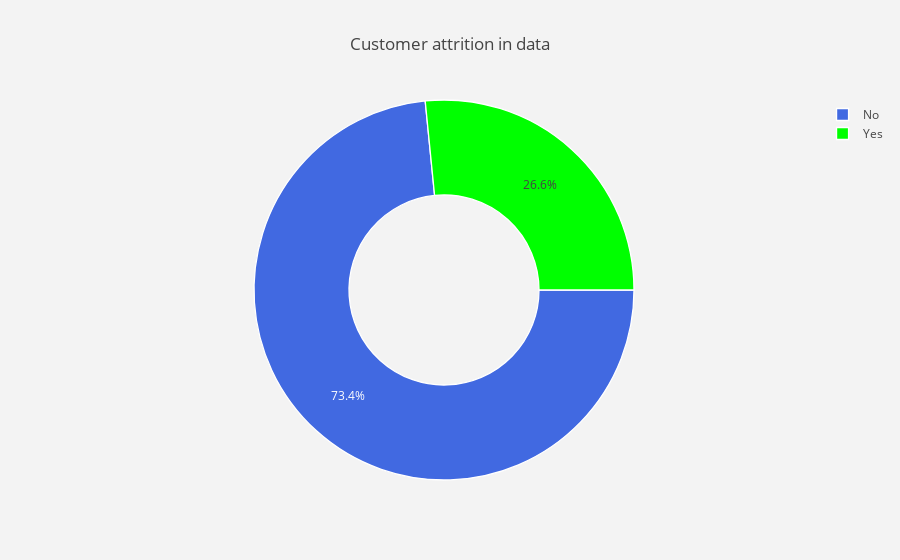

The cell this chart's notebook holds for it:
### Code cell
#labels
lab = df["Churn"].value_counts().keys().tolist()
#values
val = df["Churn"].value_counts().values.tolist()

trace = go.Pie(labels = lab ,
               values = val ,
               marker = dict(colors =  [ 'royalblue' ,'lime'],
                             line = dict(color = "white",
                                         width =  1.3)
                            ),
               rotation = 90,
               hoverinfo = "label+value+text",
               hole = .5
              )
layout = go.Layout(dict(title = "Customer attrition in data",
                        plot_bgcolor  = "rgb(243,243,243)",
                        paper_bgcolor = "rgb(243,243,243)",
                       )
                  )

data = [trace]
fig = go.Figure(data = data,layout = layout)
py.iplot(fig)

### Figure 1 — Plotly figure (JSON) as saved in the notebook; plotly's stock layout.template omitted (floating-point values rounded to 4 significant figures)
{"data": [{"hole": 0.5, "hoverinfo": "label+value+text", "labels": ["No", "Yes"], "marker": {"colors": ["royalblue", "lime"], "line": {"color": "white", "width": 1.3}}, "rotation": 90, "type": "pie", "uid": "5fb5024e-fe87-4b73-b3ed-6a2690ebe42d", "values": [5163, 1869]}], "layout": {"paper_bgcolor": "rgb(243,243,243)", "plot_bgcolor": "rgb(243,243,243)", "title": {"text": "Customer attrition in data"}}}
